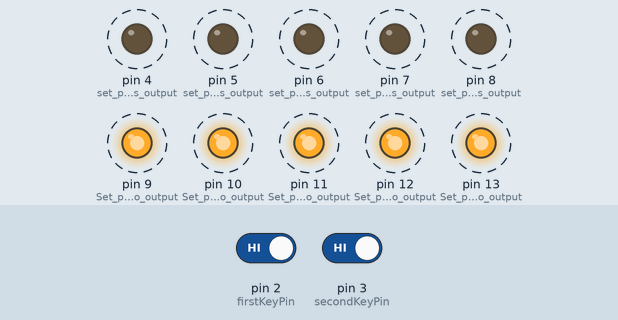
Simulated run of this sketch. Board: Arduino Uno, built with avr-gcc and run on an emulated ATmega328P. Parts: output pins drawn as LEDs (lit = HIGH). Dashed ring = blinking. The inputs (shaded band) are chosen by the test bench; at power-on: pin 2 (firstKeyPin) HIGH, pin 3 (secondKeyPin) HIGH.

Above: at 12.85 s.
12.9 s: pin 2 (firstKeyPin) driven LOW and pin 3 (secondKeyPin) driven LOW
At 13.05 s:
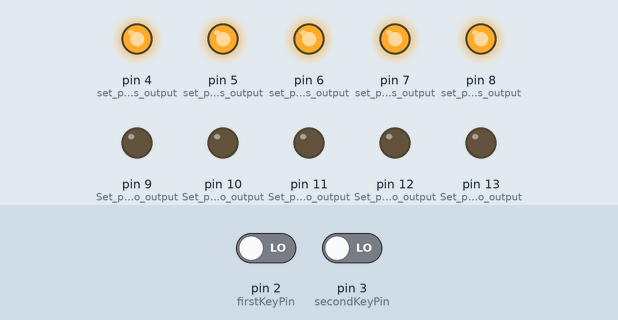
At 13.55 s:
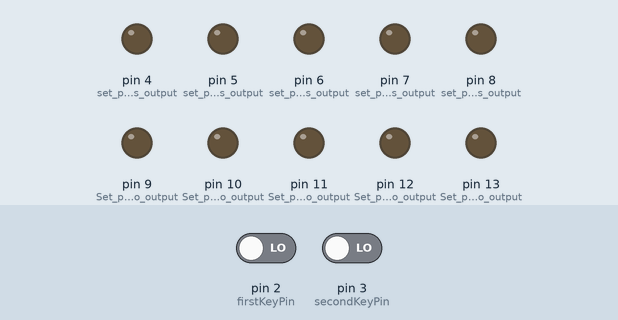
Timing chart, 0 to 24.9 s (numbered marks = the images above; inputs shaded):
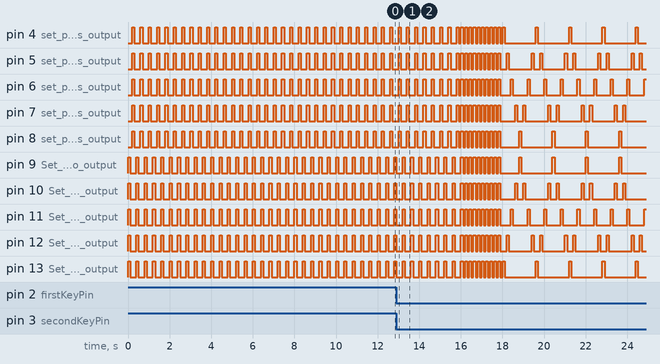

Measured:
- by itself, pin 4 (set_pin_4_as_output), pin 5 (set_pin_5_as_output), pin 6 (set_pin_6_as_output), pin 7 (set_pin_7_as_output), pin 8 (set_pin_8_as_output), pin 9 (Set_pin_9_to_output), pin 10 (Set_pin_10_to_output), pin 11 (Set_pin_11to_output), pin 12 (Set_pin_12_to_output), pin 13 (Set_pin_13_to_output): alternates HIGH for 0.10 s and LOW for 0.30 s

The sketch:

sketch_mar15a.ino
```cpp
/*
 * Name: Aisea
 * Project: Police Lights LED project
 * Date: 15/03/2019
 * Purpose: Create variation of blinking lights of a police car
 */
//implementing variables
 int firstKeyPin = 2;
int secondKeyPin = 3;


void setup() {
  //set the button pins as inputs
  pinMode(firstKeyPin, INPUT_PULLUP);
  pinMode(secondKeyPin, INPUT_PULLUP);
  //set up the lights
  pinMode(13, OUTPUT);      // Set pin 13 to output
 pinMode(12, OUTPUT);      // Set pin 12 to output
  pinMode(11, OUTPUT);      // Set pin 11to output
   pinMode(10, OUTPUT);      // Set pin 10 to output
    pinMode(9, OUTPUT);      // Set pin 9 to output
     pinMode(8, OUTPUT);   // set pin 8 as output
      pinMode(7, OUTPUT);   //set pin 7 as output
       pinMode(6, OUTPUT);   //set pin 6 as output
        pinMode(5, OUTPUT);   //set pin 5 as output
         pinMode(4, OUTPUT);   //set pin 4 as output
}


void loop() {
  //first pattern of flashing
  firstLoop();
  // where I press the red button, it loops the second pattern flashing
  if(digitalRead(firstKeyPin) == LOW){        //if the first key is pressed
    secondLoop(); //run the second loop
  }
  //pressing the green button, it loops the second pattern flashing
  if(digitalRead(secondKeyPin) == LOW){  //if the second key is pressed
    thirdLoop(); //run the third loop
  }


}
//the first pattern method
void firstLoop()
{
  for(int i = 0; i < 10; i++)
  {
    digitalWrite(13, HIGH);   // Turn on the LED
    digitalWrite(12, HIGH);   // Turn on the LED
      digitalWrite(11, HIGH);   // Turn on the LED
        digitalWrite(10, HIGH);   // Turn on the LED
          digitalWrite(9, HIGH);   // Turn on the LED
  delay (100); //delay

    digitalWrite(13, LOW);   // Turn off the LED
        digitalWrite(12, LOW);   // Turn off the LED
            digitalWrite(11, LOW);   // Turn off the LED
                digitalWrite(10, LOW);   // Turn off the LED
                    digitalWrite(9, LOW);   // Turn off the LED
                    delay(100); //delay

                    digitalWrite(8, HIGH);   // Turn on the LED
                    digitalWrite(7, HIGH);   // Turn on the LED
                    digitalWrite(6, HIGH);   // Turn on the LED
                    digitalWrite(5, HIGH);   // Turn on the LED
                    digitalWrite(4, HIGH);   // Turn on the LED
                    delay(100); //delay

  digitalWrite(8, LOW);   // Turn off the LED
        digitalWrite(7, LOW);   // Turn off the LED
            digitalWrite(6, LOW);   // Turn off the LED
                digitalWrite(5, LOW);   // Turn off the LED
                    digitalWrite(4, LOW);   // Turn off the LED
                     delay (100); //delay
  }
}
//this is the second pattern method
void secondLoop()
{
  for(int i = 0; i <10; i++)
  {
    digitalWrite(13, HIGH);   // Turn on the LED
    digitalWrite(12, HIGH);   // Turn on the LED
      digitalWrite(11, HIGH);   // Turn on the LED
        digitalWrite(10, HIGH);   // Turn on the LED
          digitalWrite(9, HIGH);   // Turn on the LED
          digitalWrite(8, HIGH);   // Turn on the LED
                    digitalWrite(7, HIGH);   // Turn on the LED
                    digitalWrite(6, HIGH);   // Turn on the LED
                    digitalWrite(5, HIGH);   // Turn on the LED
                    digitalWrite(4, HIGH);   // Turn on the LED
                    delay (100);
                    digitalWrite(13, LOW);   // Turn off the LED
        digitalWrite(12, LOW);   // Turn off the LED
            digitalWrite(11, LOW);   // Turn off the LED
                digitalWrite(10, LOW);   // Turn off the LED
                    digitalWrite(9, LOW);   // Turn off the LED
                    digitalWrite(8, LOW);   // Turn off the LED
        digitalWrite(7, LOW);   // Turn off the LED
            digitalWrite(6, LOW);   // Turn off the LED
                digitalWrite(5, LOW);   // Turn off the LED
                    digitalWrite(4, LOW);   // Turn off the LED
                    delay(100);

  }
}
//this is the third pattern method
void thirdLoop()
{
  for(int i = 0; i< 5; i++)
  {
    digitalWrite(13, HIGH);   // Turn on the LED
    digitalWrite(4, HIGH);   // Turn on the LED
    delay(100);
    digitalWrite(13, LOW);   // Turn off the LED
    digitalWrite(4, LOW);   // Turn off the LED
    delay(100);

    digitalWrite(12, HIGH);   // Turn on the LED
    digitalWrite(5, HIGH);   // Turn on the LED
    delay(100);
    digitalWrite(12, LOW);   // Turn off the LED
    digitalWrite(5, LOW);   // Turn off the LED
    delay(100);


      digitalWrite(11, HIGH);   // Turn on the LED
      digitalWrite(6, HIGH);   // Turn on the LED
      delay(100);
      digitalWrite(11, LOW);   // Turn off the LED
      digitalWrite(6, LOW);   // Turn off the LED
      delay(100);

        digitalWrite(10, HIGH);   // Turn on the LED
        digitalWrite(7, HIGH);   // Turn on the LED
        delay(100);
        digitalWrite(10, LOW);   // Turn off the LED
        digitalWrite(7, LOW);   // Turn off the LED
        delay(100);

          digitalWrite(9, HIGH);   // Turn on the LED
          digitalWrite(8, HIGH);   // Turn on the LED
          delay(100);
          digitalWrite(9, LOW);   // Turn off the LED
           digitalWrite(8, LOW);   // Turn off the LED
           delay(100);

           //back tracking

                      digitalWrite(10, HIGH);   // Turn on the LED
        digitalWrite(7, HIGH);   // Turn on the LED
        delay(100);
        digitalWrite(10, LOW);   // Turn off the LED
        digitalWrite(7, LOW);   // Turn off the LED
        delay(100);

                    digitalWrite(11, HIGH);   // Turn on the LED
      digitalWrite(6, HIGH);   // Turn on the LED
      delay(100);
      digitalWrite(11, LOW);   // Turn off the LED
      digitalWrite(6, LOW);   // Turn off the LED
      delay(100);
       digitalWrite(12, HIGH);   // Turn on the LED
    digitalWrite(5, HIGH);   // Turn on the LED
    delay(100);
    digitalWrite(12, LOW);   // Turn off the LED
    digitalWrite(5, LOW);   // Turn off the LED
    delay(100);


  }
}
```
